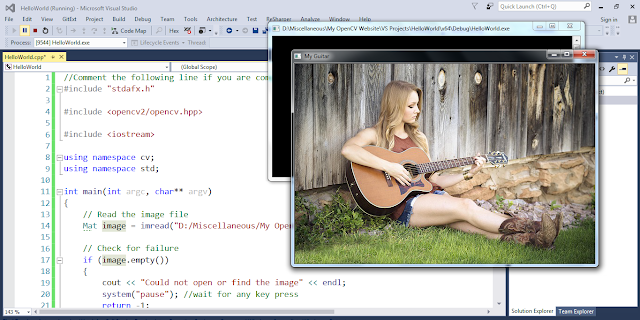
%> input picture matlab/guitar.png, 640 x 320 px
$ octave Sobel.m   (GNU Octave 9; MATLAB toolbox functions it lacks are replaced by stand-ins)
%> lines starting %> are read from the running program, lines starting %| are printed output that depends on the picture; in (x1, y1, x2, y2) boxes, pixels count from 0 and x2, y2 are one past the last pixel; in counts of white or black regions, pixels touching at a corner belong together; the program's own positions count from 1
close all;
clear;
src = imread('guitar.png');
%> src is the input picture: size 320x640x3 uint8; mean R, G, B 187.8, 188, 184.2
figure, imshow(src);
title('Original image');
srcGrayscale(:, :, :) = (src(:, :, 1) + src(:, :, 2) + src(:, :, 3)) / 3;
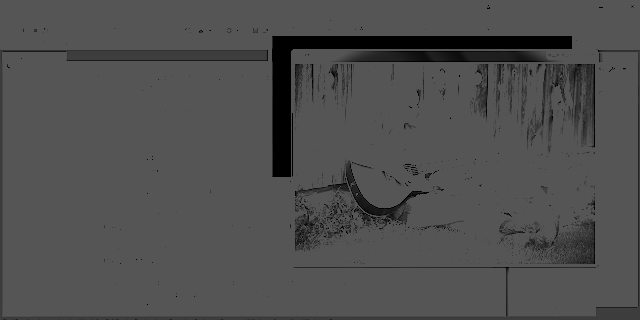
%> srcGrayscale: size 320x640 uint8; min 0, max 85, mean 78.9
srcLuminosity(:, :, :) = 0.21*src(:, :, 1) + 0.72*src(:, :, 2) + 0.07*src(:, :, 3);
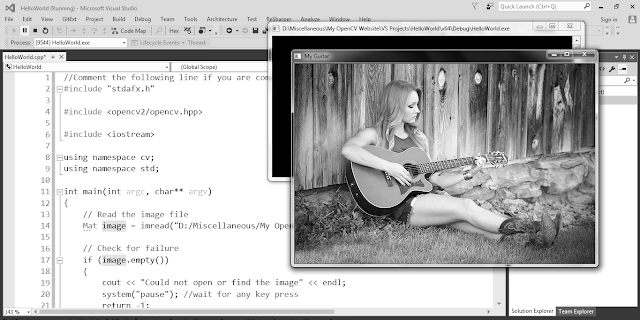
%> srcLuminosity: size 320x640 uint8; min 0, max 255, mean 187.7
figure, imshow(srcLuminosity);
title('Grayscale image using luminosity');

%%% Gauss filter to smooth edges
srcLuminosity = imgaussfilt(srcLuminosity);
figure, imshow(srcLuminosity);
title('Gauss blur on grayscale');

%%% kernels to find partial derivatives
xKernel = [-1 0 1;
           -2 0 2;
           -1 0 1;];
yKernel = xKernel';

%%% Compute partial derivatives
xEdges = conv2(srcLuminosity, xKernel);
xEdges = xEdges(2:size(xEdges,1)-1, 2:size(xEdges,2)-1);
%> xEdges: size 320x640 double
yEdges = conv2(srcLuminosity, yKernel);
yEdges = yEdges(2:size(yEdges,1)-1, 2:size(yEdges,2)-1);
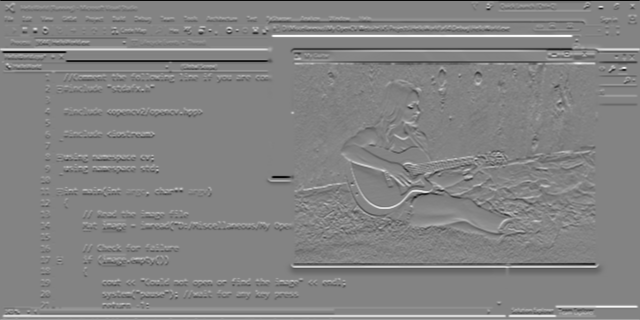
%> yEdges: size 320x640 double; min -926, max 876, mean 2.1; drawn with min black and max white
figure, imshow(xEdges);
%> after `imshow(xEdges)`:
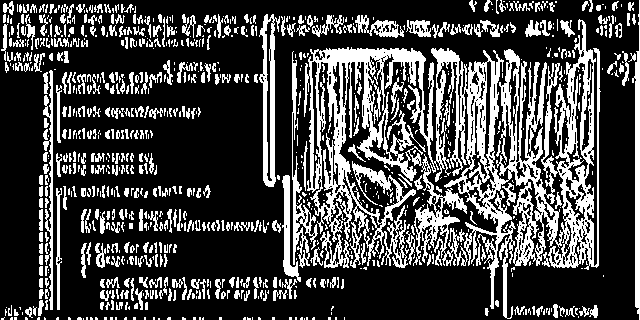
%> displayed picture: size 320x640, on the screen's scale of 0 to 255; 27.8% white; 903 white regions (498 under 20 px), largest, box (x1, y1, x2, y2) and area: (304, 19, 601, 319) 27729, (413, 154, 468, 266) 1833, (259, 14, 280, 187) 1617
title('X edges');
figure, imshow(yEdges);
title('Y edges');

mag = sqrt(xEdges.^2 + yEdges.^2);
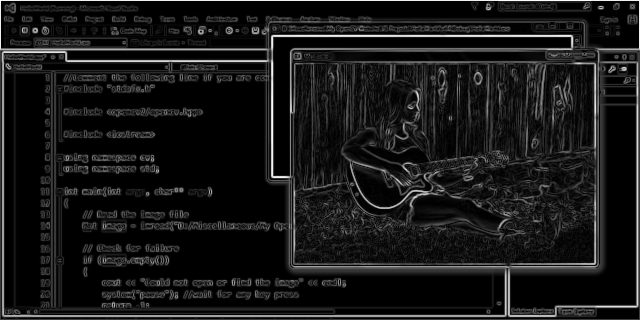
%> mag: size 320x640 double; min 0, max 929.1, mean 89; drawn with min black and max white
figure, imshow(mag);
%> after `imshow(mag)`:
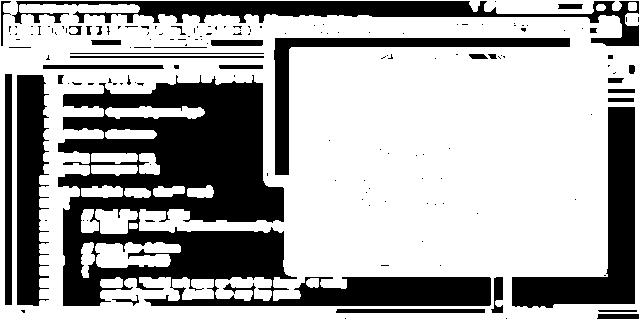
%> displayed picture: size 320x640, on the screen's scale of 0 to 255; 66.2% white; 155 black regions (120 under 20 px), largest, box (x1, y1, x2, y2) and area: (58, 75, 491, 306) 37258, (512, 107, 635, 308) 8034, (12, 1, 639, 46) 7655
title('Edge mag');
figure, imshow(xEdges + yEdges);
%> after `imshow(xEdges + yEdges)`:
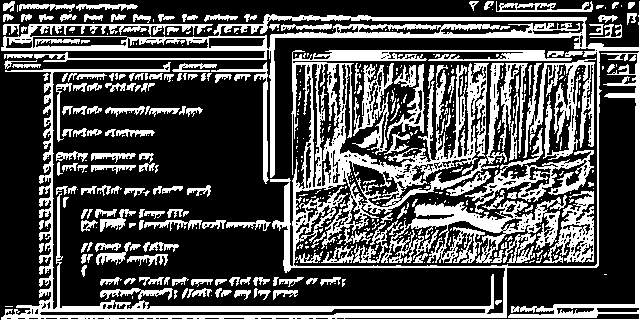
%> displayed picture: size 320x640, on the screen's scale of 0 to 255; 32.3% white; 496 white regions (307 under 20 px), largest, box (x1, y1, x2, y2) and area: (1, 1, 640, 320) 33682, (381, 195, 567, 263) 4924, (523, 58, 596, 160) 2927
